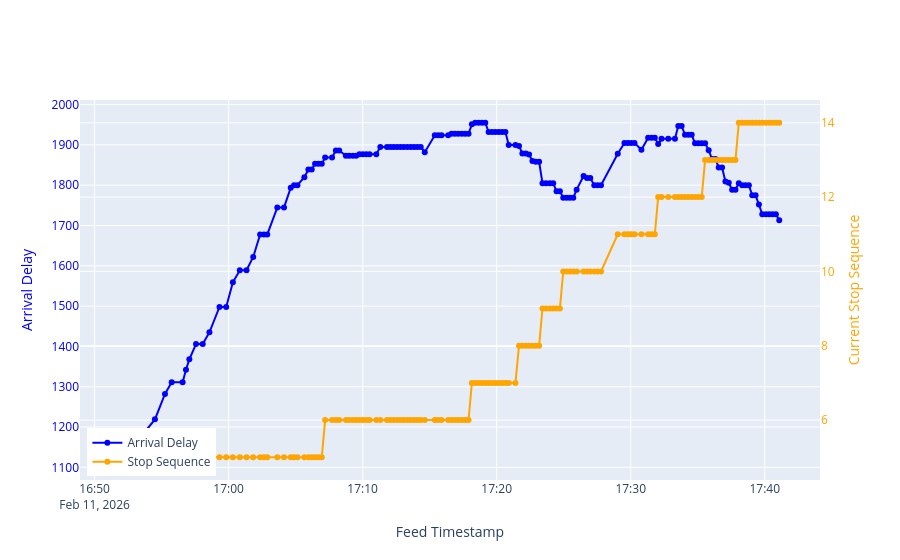

Write notebook code for a chart like this one.
### Code cell
fig = go.Figure()

fig.add_trace(go.Scatter(
    x=df_vu_trip_trim['feed_timestamp'],
    y=df_vu_trip_trim['arrival_delay'],
    mode='lines+markers',
    name='Arrival Delay',
    yaxis='y1',
    line=dict(color='blue')
))

fig.add_trace(go.Scatter(
    x=df_vu_trip_trim['feed_timestamp'],
    y=df_vu_trip_trim['current_stop_sequence'],
    mode='lines+markers',
    name='Stop Sequence',
    yaxis='y2',
    line=dict(color='orange')
))

fig.update_layout(
    xaxis=dict(title='Feed Timestamp'),
    yaxis=dict(title='Arrival Delay', title_font=dict(color='blue'), tickfont=dict(color='blue')),
    yaxis2=dict(
        title='Current Stop Sequence',
        title_font=dict(color='orange'),
        tickfont=dict(color='orange'),
        overlaying='y',
        side='right'
    ),
    legend=dict(x=0.01, y=0.01)
)

fig.show()

### Figure 1 — Plotly figure (JSON) as saved in the notebook; plotly's stock layout.template omitted (floating-point values rounded to 4 significant figures; data arrays with more than 128 entries replaced by an {"elided": "..."} marker saying what was removed)
{"data": [{"line": {"color": "blue"}, "mode": "lines+markers", "name": "Arrival Delay", "type": "scatter", "x": {"elided": "151 str values"}, "y": {"elided": "151 int values"}, "yaxis": "y"}, {"line": {"color": "orange"}, "mode": "lines+markers", "name": "Stop Sequence", "type": "scatter", "x": {"elided": "151 str values"}, "y": {"elided": "151 int values"}, "yaxis": "y2"}], "layout": {"legend": {"x": 0.01, "y": 0.01}, "xaxis": {"title": {"text": "Feed Timestamp"}}, "yaxis": {"tickfont": {"color": "blue"}, "title": {"font": {"color": "blue"}, "text": "Arrival Delay"}}, "yaxis2": {"overlaying": "y", "side": "right", "tickfont": {"color": "orange"}, "title": {"font": {"color": "orange"}, "text": "Current Stop Sequence"}}}}
